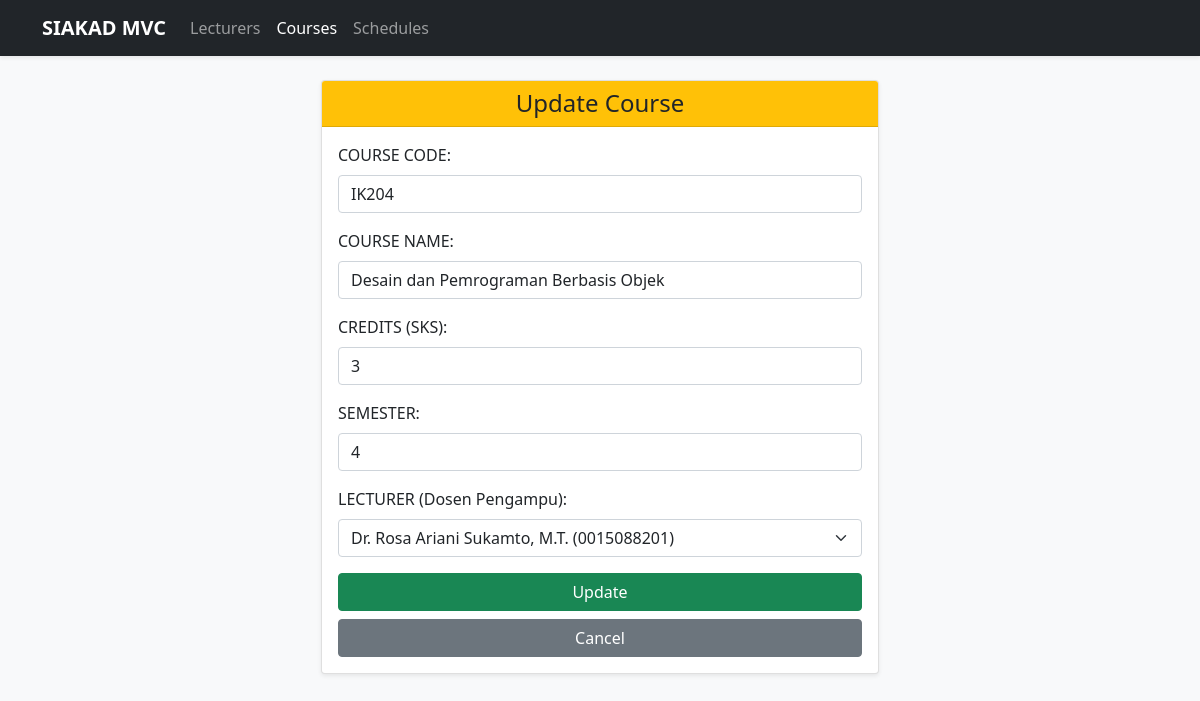
The page /Project/index.php?controller=courses&action=edit&id=1 on the database its author committed.
### tables this page shows
CREATE TABLE `courses` (
  `id` INT(11) NOT NULL AUTO_INCREMENT,
  `code` VARCHAR(15) NOT NULL UNIQUE,
  `course_name` VARCHAR(100) NOT NULL,
  `credits` TINYINT(2) NOT NULL DEFAULT 3,
  `semester` TINYINT(2) NOT NULL DEFAULT 1,
  `lecturer_id` INT(11) NULL,
  PRIMARY KEY (`id`),
  CONSTRAINT `fk_courses_lecturer` FOREIGN KEY (`lecturer_id`) REFERENCES `lecturers`(`id`) ON DELETE SET NULL ON UPDATE CASCADE
);

CREATE TABLE `lecturers` (
  `id` INT(11) NOT NULL AUTO_INCREMENT,
  `name` VARCHAR(100) NOT NULL,
  `nidn` VARCHAR(20) NOT NULL UNIQUE,
  `phone` VARCHAR(20) NOT NULL,
  `join_date` DATE NOT NULL,
  `expertise` VARCHAR(100) NOT NULL DEFAULT 'Ilmu Komputer',
  PRIMARY KEY (`id`)
);

### Project/controllers/CourseController.php (called while the page is built, shortened)
<?php
require_once __DIR__ . '/../models/Course.php';
require_once __DIR__ . '/../models/Lecturer.php';
class CourseController
{
    private Course $model;
    private Lecturer $lecturerModel;
    public function __construct()
    {
        $this->model = new Course();
        $this->lecturerModel = new Lecturer();
    }
    public function edit(): void
    {
        $id = isset($_GET['id']) ? (int)$_GET['id'] : (int)($_POST['id'] ?? 0);
        $course = $this->model->getById($id);
        $lecturers = $this->lecturerModel->getAll();
        require __DIR__ . '/../views/layouts/header.php';
        require __DIR__ . '/../views/courses/edit.php';
        require __DIR__ . '/../views/layouts/footer.php';
    }
}

### Project/config/database.php (called while the page is built, shortened)
<?php
class Database
{
    private static ?Database $instance = null;
    private mysqli $conn;
    private string $host = "localhost";
    private string $username = "root";
    private string $password = "";
    private string $database = "db_tp8";
    private function __construct()
    {
        $this->conn = new mysqli($this->host, $this->username, $this->password, $this->database);
        $this->conn->set_charset("utf8mb4");
    }
    public static function getInstance(): Database
    {
        if (self::$instance === null) {
            self::$instance = new self();
        }
        return self::$instance;
    }
    public function getConnection(): mysqli
    {
        return $this->conn;
    }
}

### Project/models/Course.php (called while the page is built, shortened)
<?php
require_once __DIR__ . '/../config/database.php';
class Course
{
    private mysqli $db;
    public function __construct()
    {
        $this->db = Database::getInstance()->getConnection();
    }
    public function getById(int $id): ?array
    {
        $stmt = $this->db->prepare("SELECT * FROM courses WHERE id = ?");
        $stmt->bind_param("i", $id);
        $stmt->execute();
        $res = $stmt->get_result();
        $row = $res->fetch_assoc();
        return $row ?: null;
    }
}

### Project/models/Lecturer.php (called while the page is built, shortened)
<?php
require_once __DIR__ . '/../config/database.php';
class Lecturer
{
    private mysqli $db;
    public function __construct()
    {
        $this->db = Database::getInstance()->getConnection();
    }
    public function getAll(): array
    {
        $sql = "SELECT * FROM lecturers ORDER BY id ASC";
        $result = $this->db->query($sql);
        $data = [];
        if ($result) {
            while ($row = $result->fetch_assoc()) {
                $data[] = $row;
            }
        }
        return $data;
    }
}

### Project/views/courses/edit.php (the view, shortened to what this page needs)
<div class="col-lg-6 m-auto">
  <form method="post" action="index.php?controller=courses&action=edit&id=<?= $course['id'] ?>">
    <div class="card shadow-sm">
      <div class="card-header bg-warning">
        <h4 class="text-dark text-center mb-0">Update Course</h4>
      </div>
      <div class="card-body">
        <div class="mb-3">
          <label class="form-label">COURSE CODE:</label>
          <input type="text" name="code" value="<?= htmlspecialchars($course['code']) ?>" class="form-control" required>
        </div>
        <div class="mb-3">
          <label class="form-label">COURSE NAME:</label>
          <input type="text" name="course_name" value="<?= htmlspecialchars($course['course_name']) ?>" class="form-control" required>
        </div>
        <div class="mb-3">
          <label class="form-label">CREDITS (SKS):</label>
          <input type="number" name="credits" min="1" max="6" value="<?= htmlspecialchars($course['credits']) ?>" class="form-control" required>
        </div>
        <div class="mb-3">
          <label class="form-label">SEMESTER:</label>
          <input type="number" name="semester" min="1" max="8" value="<?= htmlspecialchars($course['semester']) ?>" class="form-control" required>
        </div>
        <div class="mb-3">
          <label class="form-label">LECTURER (Dosen Pengampu):</label>
          <select name="lecturer_id" class="form-select">
            <?php foreach ($lecturers as $lec): ?>
              <option value="<?= $lec['id'] ?>" <?= ($course['lecturer_id'] == $lec['id']) ? 'selected' : '' ?>>
                <?= htmlspecialchars($lec['name']) ?> (<?= htmlspecialchars($lec['nidn']) ?>)
              </option>
            <?php endforeach; ?>
          </select>
        </div>
        <div class="d-grid gap-2">
          <button class="btn btn-success" type="submit" name="submit">Update</button>
          <a class="btn btn-secondary" href="index.php?controller=courses&action=index">Cancel</a>
        </div>
      </div>
    </div>
  </form>
</div>

### rows shown on the page
courses: code "IK204", course_name "Desain dan Pemrograman Berbasis Objek", credits "3", semester "4", lecturer_id "Dr. Rosa Ariani Sukamto, M.T. (0015088201)"
